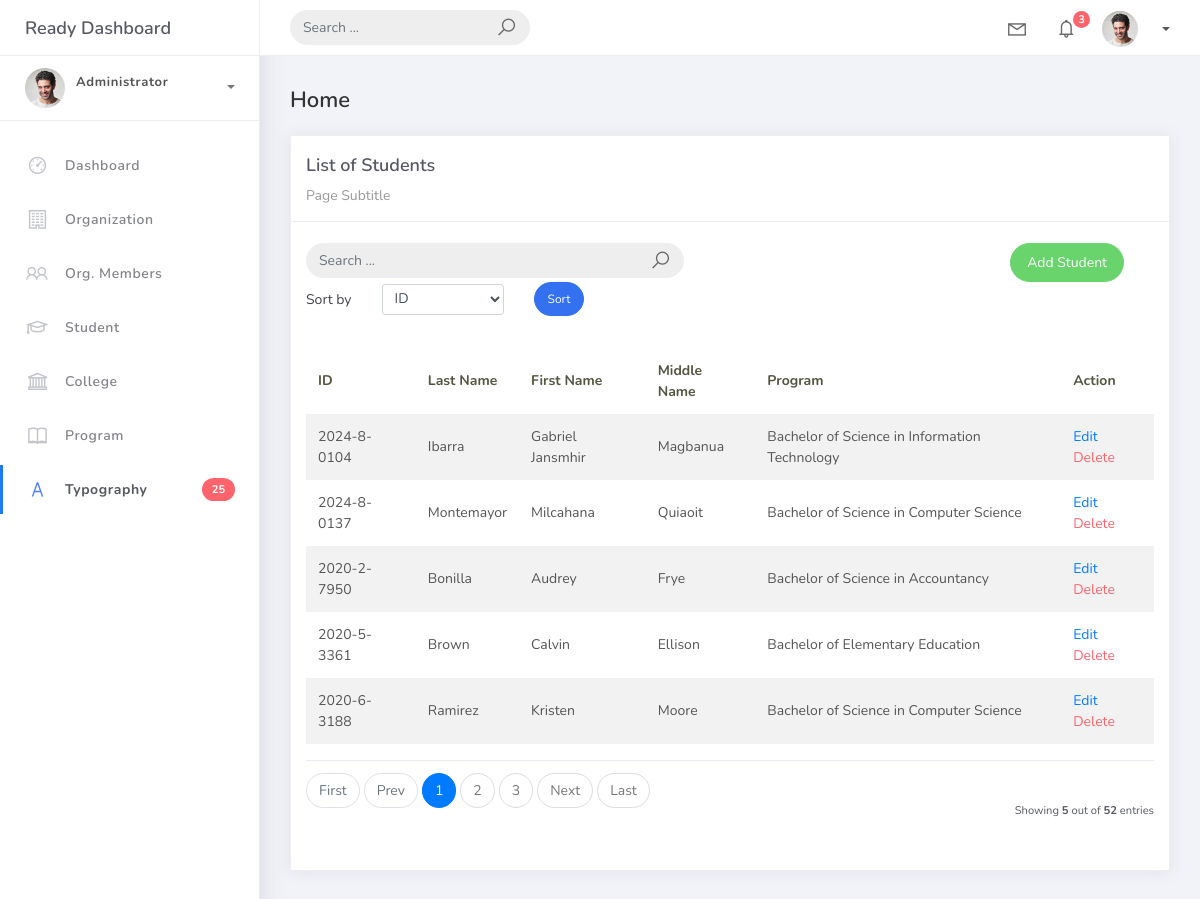
Screenshot of /student_list with the database file from the repository.
### studentorg/models.py (models this page shows, shortened)
class BaseModel(models.Model):
    created_at = models.DateTimeField(auto_now_add=True, db_index=True)
    updated_at = models.DateTimeField(auto_now=True)
    class Meta:
        abstract = True

class Student(BaseModel):
    student_id = models.CharField(max_length=15)
    lastname = models.CharField(max_length=25)
    firstname = models.CharField(max_length=25)
    middlename = models.CharField(
        max_length=25,
        blank=True,
        null=True
    )
    program = models.ForeignKey(Program, null=True, blank=True, on_delete=models.CASCADE)

class Program(BaseModel):
    prog_name = models.CharField(max_length=150)
    college = models.ForeignKey(College, on_delete=models.CASCADE)
    def __str__(self):
        return self.prog_name

### studentorg/views.py (the view, shortened to what this page needs)
# urls.py: path('student_list', StudentList.as_view(), name="student-list"),
class StudentList(ListView) :
    model = Student
    context_object_name = 'student'
    template_name = 'student_list.html'
    paginate_by = 5
    def get_queryset(self) :
            qs = super().get_queryset()
            query = self.request.GET.get('q')
            return qs
    def get_ordering(self):
            allowed = ["student_id", "lastname", "firstname", "middlename", "program__prog_name"]
            sort_by = self.request.GET.get("sort_by")
            if sort_by in allowed:
                return sort_by
            return [
                Case(
                    When(student_id="2024-8-0104", then=0),
                    When(student_id="2024-8-0137", then=1),
                    default=2,
                    output_field=IntegerField(),
                ),
                "student_id",
            ]

### templates/student_list.html (shortened to what this page needs)
{% extends 'base.html' %} {% load static %} {% block content %}
<div class="content">
    <div class="container-fluid">
        <h4 class="page-title">Home</h4>
        <div class="row">
            <div class="col-md-12">
                <div class="card">
                    <div class="card-header">
                        <div class="card-title">List of Students</div>
                        <div class="card-category">Page Subtitle</div>
                    </div>
                    <br />
                    <div class="col-md-12 row">
                        <div class="col-md-6">
                            <form class="navbar-left navbar-form nav-search mr-md-3" action="{% url 'student-list' %}">
                                <div class="input-group">
                                    <input type="text" placeholder="Search ..." class="form-control" name="q"/>
                                    <div class="input-group-append">
                                        <span class="input-group-text">
                                            <i class="la la-search search-icon"></i>
                                        </span>
                                    </div>
                                </div>
                            </form>
                        </div>
                        <div class="col-md-6">
                            <div class="pull-right">
                                <a href="{% url 'student-add' %}" class="btn btn-success btn-rounded">Add Student</a>
                            </div>
                        </div>
                    </div>
                    <div class="col-md-12">
                        <form method="get" class="row g-2 align-items-center">
                            <div class="col-auto">
                                <label for="smallSelect" class="col-form-label">Sort by</label>
                            </div>
                            <div class="col-auto">
                                <select class="form-control form-control-sm" id="smallSelect" name="sort_by">
                                    <option value="student_id" {% if request.GET.sort_by == "student_id" %}selected{% endif %}>ID</option>
                                </select>
                            </div>
                            <div class="col-auto">
                                <button type="submit" class="btn btn-primary btn-sm btn-rounded">Sort</button>
                            </div>
                        </form>
                    </div>
                    <div class="card-body">
                        <table class="table table-striped mt-3">
                            <thead>
                                <tr>
                                    <th scope="col">ID</th>
                                    <th scope="col">Last Name</th>
                                    <th scope="col">First Name</th>
                                    <th scope="col">Middle Name</th>
                                    <th scope="col">Program</th>
                                    <th scope="col">Action</th>
                                </tr>
                            </thead>
                            <tbody>
                                {% for object in object_list %}
                                <tr>
                                    <td>{{ object.student_id }}</td>
                                    <td>{{ object.lastname }}</td>
                                    <td>{{ object.firstname }}</td>
                                    <td>{{ object.middlename }}</td>
                                    <td>{{ object.program }}</td>
                                    <td>
                                        <a href="student_list/{{ object.id }}">Edit</a>
                                        <a href="student_list/{{ object.id }}/delete" class="text-danger">Delete</a>
                                    </td>
                                </tr>
                                {% empty %}
                                <tr>
                                    <td colspan="6" style="text-align: center">
                                        <p class="text-sm font-weight-bold mb-0">No Records Found</p>
                                    </td>
                                </tr>
                                {% endfor %}
                            </tbody>
                        </table>
                        {% include 'includes/pagination.html' %}
                    </div>
                </div>
            </div>
        </div>
    </div>
</div>
{% endblock %}

### rows the page displays
Student: student_id "2024-8-0104", lastname "Ibarra", firstname "Gabriel Jansmhir", middlename "Magbanua", program "Bachelor of Science in Information Technology"
Student: student_id "2024-8-0137", lastname "Montemayor", firstname "Milcahana", middlename "Quiaoit", program "Bachelor of Science in Computer Science"
Student: student_id "2020-2-7950", lastname "Bonilla", firstname "Audrey", middlename "Frye", program "Bachelor of Science in Accountancy"
Student: student_id "2020-5-3361", lastname "Brown", firstname "Calvin", middlename "Ellison", program "Bachelor of Elementary Education"
Student: student_id "2020-6-3188", lastname "Ramirez", firstname "Kristen", middlename "Moore", program "Bachelor of Science in Computer Science"

### other values shown
{{ page_num }} "1"
{{ page_num }} "2" "3"
{{ object_list.count }} "5"
{{ paginator.count }} "52"
